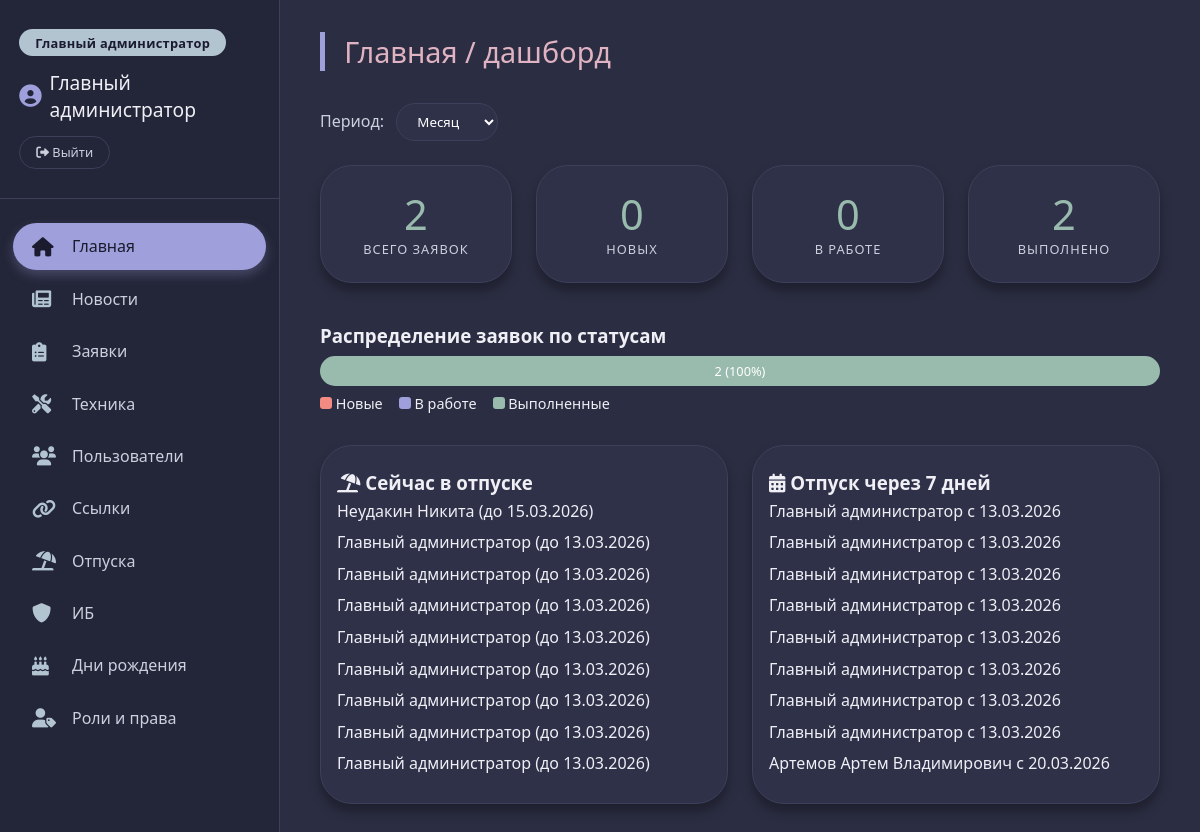
The app's page /main.php (signed in) with its own data.
### tables this page shows
CREATE TABLE vacations (
        id INTEGER PRIMARY KEY AUTOINCREMENT,
        user_id INTEGER NOT NULL,
        start_date DATE NOT NULL,
        end_date DATE NOT NULL
    );

CREATE TABLE users (
        id INTEGER PRIMARY KEY AUTOINCREMENT,
        username TEXT UNIQUE NOT NULL,
        password_hash TEXT NOT NULL,
        full_name TEXT NOT NULL,
        role TEXT NOT NULL DEFAULT 'user'
    , role_id INTEGER REFERENCES roles(id));

### pages/dashboard.php (the view, shortened to what this page needs)
<?php
require_once __DIR__ . '/../config.php';
$period = $_GET['period'] ?? 'month';
$dateCondition = match($period) {
    'day' => "date(created_at) = date('now')",
    'week' => "created_at >= datetime('now', '-7 days')",
    'month' => "created_at >= datetime('now', '-1 month')",
    'year' => "created_at >= datetime('now', '-1 year')",
    default => "1"
};
$stats = $pdo->query("
    SELECT
        COUNT(*) as total,
        SUM(CASE WHEN status='новая' THEN 1 ELSE 0 END) as new,
        SUM(CASE WHEN status='в работе' THEN 1 ELSE 0 END) as progress,
        SUM(CASE WHEN status='выполнена' THEN 1 ELSE 0 END) as done
    FROM requests WHERE $dateCondition
")->fetch();
$doneCount = $stats['done'] ?? 0;
$total = $stats['total'] ?? 0;
$donePercent = $total > 0 ? round($doneCount / $total * 100) : 0;
$todayDate = date('Y-m-d');
$sevenDaysLater = date('Y-m-d', strtotime('+7 days'));
$currentVacations = $pdo->prepare("
    SELECT v.*, u.full_name
    FROM vacations v
    JOIN users u ON v.user_id = u.id
    WHERE start_date <= :today AND end_date >= :today
    ORDER BY start_date
");
$currentVacations->execute(['today' => $todayDate]);
$currentVacations = $currentVacations->fetchAll();
$upcomingVacations = $pdo->prepare("
    SELECT v.*, u.full_name
    FROM vacations v
    JOIN users u ON v.user_id = u.id
    WHERE start_date BETWEEN :today AND :later
    ORDER BY start_date
");
$upcomingVacations->execute(['today' => $todayDate, 'later' => $sevenDaysLater]);
$upcomingVacations = $upcomingVacations->fetchAll();
?>
<h2 class="section-title">Главная / дашборд</h2>
<div class="period-selector">
    <form method="get">
        <label for="period">Период:</label>
        <select name="period" id="period" onchange="this.form.submit()">
            <option value="month" <?= $period=='month'?'selected':'' ?>>Месяц</option>
        </select>
    </form>
</div>
<div class="stats-grid">
    <a href="?page=requests" class="stat-card-link">
        <div class="stat-card">
            <div class="stat-number"><?= $stats['total'] ?></div>
            <div class="stat-label">всего заявок</div>
        </div>
    </a>
    <a href="?page=requests&status=новая" class="stat-card-link">
        <div class="stat-card">
            <div class="stat-number"><?= $stats['new'] ?></div>
            <div class="stat-label">новых</div>
        </div>
    </a>
    <a href="?page=requests&status=в работе" class="stat-card-link">
        <div class="stat-card">
            <div class="stat-number"><?= $stats['progress'] ?></div>
            <div class="stat-label">в работе</div>
        </div>
    </a>
    <a href="?page=requests&status=выполнена" class="stat-card-link">
        <div class="stat-card">
            <div class="stat-number"><?= $stats['done'] ?></div>
            <div class="stat-label">выполнено</div>
        </div>
    </a>
</div>
<?php if ($total > 0): ?>
<div style="margin: 2rem 0;">
    <h3>Распределение заявок по статусам</h3>
    <div style="display: flex; height: 30px; border-radius: 15px; overflow: hidden; margin-top: 0.5rem;">
        <?php if ($doneCount > 0): ?>
        <div style="width: <?= $donePercent ?>%; background-color: #99bbad; display: flex; align-items: center; justify-content: center; color: white; font-size: 0.8rem;">
            <?= $doneCount ?> (<?= $donePercent ?>%)
        </div>
        <?php endif; ?>
    </div>
    <div style="display: flex; gap: 1rem; margin-top: 0.5rem; font-size: 0.9rem;">
        <span><span style="display: inline-block; width: 12px; height: 12px; background-color: #f28b82; border-radius: 3px;"></span> Новые</span>
        <span><span style="display: inline-block; width: 12px; height: 12px; background-color: #9f9fdb; border-radius: 3px;"></span> В работе</span>
        <span><span style="display: inline-block; width: 12px; height: 12px; background-color: #99bbad; border-radius: 3px;"></span> Выполненные</span>
    </div>
</div>
<?php endif; ?>
<div style="display: grid; grid-template-columns: 1fr 1fr; gap: 1.5rem; margin: 2rem 0;">
    <div class="stat-card" style="text-align: left;">
        <h3><i class="fas fa-umbrella-beach"></i> Сейчас в отпуске</h3>
        <?php if (empty($currentVacations)): ?>
            <p>Нет сотрудников в отпуске</p>
        <?php else: ?>
            <ul style="list-style: none; padding: 0;">
                <?php foreach ($currentVacations as $v): ?>
                <li style="padding: 0.3rem 0;"><?= htmlspecialchars($v['full_name']) ?> (до <?= date('d.m.Y', strtotime($v['end_date'])) ?>)</li>
                <?php endforeach; ?>
            </ul>
        <?php endif; ?>
    </div>
    <div class="stat-card" style="text-align: left;">
        <h3><i class="fas fa-calendar-alt"></i> Отпуск через 7 дней</h3>
        <?php if (empty($upcomingVacations)): ?>
            <p>Нет ближайших отпусков</p>
        <?php else: ?>
            <ul style="list-style: none; padding: 0;">
                <?php foreach ($upcomingVacations as $v): ?>
                <li style="padding: 0.3rem 0;"><?= htmlspecialchars($v['full_name']) ?> с <?= date('d.m.Y', strtotime($v['start_date'])) ?></li>
                <?php endforeach; ?>
            </ul>
        <?php endif; ?>
    </div>
</div>

### main.php (shortened to what this page needs)
<?php
require_once 'auth.php';
$current_page = $_GET['page'] ?? 'dashboard';
$menu_items = [];
if (hasPermission($pdo, 'view_dashboard')) $menu_items['dashboard'] = 'Главная';
if (hasPermission($pdo, 'view_news')) $menu_items['news'] = 'Новости';
if (hasPermission($pdo, 'view_requests')) $menu_items['requests'] = 'Заявки';
if (hasPermission($pdo, 'view_equipment')) $menu_items['equipment'] = 'Техника';
if (hasPermission($pdo, 'view_users')) $menu_items['users'] = 'Пользователи';
if (hasPermission($pdo, 'view_links')) $menu_items['links'] = 'Ссылки';
if (hasPermission($pdo, 'view_vacations')) $menu_items['vacations'] = 'Отпуска';
if (hasPermission($pdo, 'view_security')) $menu_items['security'] = 'ИБ';
if (hasPermission($pdo, 'view_birthdays')) $menu_items['birthdays'] = 'Дни рождения';
if (hasPermission($pdo, 'manage_roles')) $menu_items['roles'] = 'Роли и права';
function getIconForPage($page) {
    return match($page) {
        'dashboard' => 'fa-home',
        'news' => 'fa-newspaper',
        'requests' => 'fa-clipboard-list',
        'equipment' => 'fa-tools',
        'users' => 'fa-users',
        'links' => 'fa-link',
        'vacations' => 'fa-umbrella-beach',
        'security' => 'fa-shield-alt',
        'birthdays' => 'fa-birthday-cake',
        'roles' => 'fa-user-tag',
        default => 'fa-circle'
    };
}
?>
<!DOCTYPE html>
<html>
<head>
    <link rel="stylesheet" href="style.css">
    <link rel="stylesheet" href="https://cdnjs.cloudflare.com/ajax/libs/font-awesome/6.0.0-beta3/css/all.min.css">
</head>
<body>
<div class="app-layout">
    <aside class="sidebar">
        <div class="user-info">
            <span class="user-role-badge"><?= htmlspecialchars($_SESSION['user_name'] ?? '') ?></span>
            <div class="user-name">
                <i class="fas fa-user-circle"></i>
                <span><?= htmlspecialchars($_SESSION['user_name'] ?? '') ?></span>
            </div>
            <a href="logout.php" class="logout-btn"><i class="fas fa-sign-out-alt"></i> Выйти</a>
        </div>
        <nav class="nav-menu">
            <?php foreach ($menu_items as $page => $name): ?>
                <a href="?page=<?= $page ?>" class="nav-item <?= $current_page == $page ? 'active' : '' ?>">
                    <i class="fas <?= getIconForPage($page) ?>"></i> <?= $name ?>
                </a>
            <?php endforeach; ?>
        </nav>
    </aside>
    <main class="main-content">
        <?php include "pages/$current_page.php"; ?>
    </main>
</div>
</body>
</html>

### style.css (style rules this page uses)
* { margin: 0; padding: 0; box-sizing: border-box; font-family: 'Segoe UI', Roboto, 'Helvetica Neue', sans-serif; }
:root { --bg-dark: #1a1b2e; --bg-sidebar: #232538; --bg-content: #2b2d42; --card-bg: #2f3149; --accent-pastel: #9f9fdb; --accent-soft: #b3c4d1; --accent-green: #99bbad; --accent-pink: #e0b3c2; --text-primary: #efeff5; --text-secondary: #cbd0dd; --border-subtle: #3d405b; --hover-light: #3d405b; --danger: #f28b82; --success: #9f9fdb; }
body { background-color: var(--bg-dark); color: var(--text-primary); height: 100vh; display: flex; align-items: center; justify-content: center; overflow: hidden; }
.app-layout { display: flex; width: 100vw; height: 100vh; }
.sidebar { width: 280px; background: var(--bg-sidebar); border-right: 1px solid var(--border-subtle); display: flex; flex-direction: column; padding: 1.8rem 0 1.5rem 0; overflow-y: auto; scrollbar-width: thin; scrollbar-color: var(--accent-pastel) var(--bg-sidebar); }
.user-info { padding: 0 1.2rem 1.8rem 1.2rem; border-bottom: 1px solid var(--border-subtle); margin-bottom: 1.5rem; }
.user-role-badge { display: inline-block; background: var(--accent-soft); color: #1a1b2e; padding: 0.3rem 1rem; border-radius: 30px; font-size: 0.8rem; font-weight: 600; letter-spacing: 0.3px; margin-bottom: 0.8rem; }
.user-name { font-size: 1.2rem; font-weight: 500; display: flex; align-items: center; gap: 0.5rem; }
.user-name i { color: var(--accent-pastel); font-size: 1.4rem; }
.logout-btn { margin-top: 0.8rem; background: none; border: 1px solid var(--border-subtle); color: var(--text-secondary); padding: 0.4rem 1rem; border-radius: 30px; cursor: pointer; font-size: 0.8rem; transition: 0.2s; text-decoration: none; display: inline-block; }
.nav-menu { flex: 1; display: flex; flex-direction: column; gap: 0.3rem; padding: 0 0.8rem; }
.nav-item { display: flex; align-items: center; gap: 1rem; padding: 0.8rem 1.2rem; border-radius: 50px; color: var(--text-secondary); transition: 0.2s; cursor: pointer; text-decoration: none; font-weight: 400; background: transparent; border: none; width: 100%; text-align: left; }
.nav-item i { width: 24px; font-size: 1.2rem; color: var(--accent-soft); }
.nav-item.active { background: var(--accent-pastel); color: #1a1b2e; font-weight: 500; box-shadow: 0 5px 12px rgba(159, 159, 219, 0.3); }
.nav-item.active i { color: #1a1b2e; }
.main-content { flex: 1; background: var(--bg-content); padding: 2rem 2.5rem; overflow-y: auto; scrollbar-width: thin; scrollbar-color: var(--accent-pastel) #2f3149; }
.section-title { font-size: 1.8rem; font-weight: 300; margin-bottom: 2rem; color: var(--accent-pink); border-left: 5px solid var(--accent-pastel); padding-left: 1.2rem; }
.stats-grid { display: grid; grid-template-columns: repeat(auto-fit, minmax(180px, 1fr)); gap: 1.5rem; margin-bottom: 2.5rem; }
.stat-card { background: var(--card-bg); padding: 1.5rem 1rem; border-radius: 2rem; border: 1px solid var(--border-subtle); text-align: center; box-shadow: 0 8px 12px rgba(0, 0, 0, 0.3); }
.stat-number { font-size: 2.6rem; font-weight: 300; color: var(--accent-green); line-height: 1.2; }
.stat-label { color: var(--text-secondary); text-transform: uppercase; letter-spacing: 1px; font-size: 0.8rem; }
.period-selector { margin-bottom: 1.5rem; }
.period-selector select { background: var(--card-bg); color: white; border: 1px solid var(--border-subtle); padding: 0.5rem 1rem; border-radius: 2rem; outline: none; }
.period-selector label { margin-right: 0.5rem; color: var(--text-secondary); }
a { color: var(--accent-soft); text-decoration: none; }
.stat-card-link { text-decoration: none; color: inherit; display: block; transition: transform 0.2s; }

### records on screen
vacations: user.full_name "Неудакин Никита", end_date "15.03.2026"
vacations: user.full_name "Главный администратор", end_date "13.03.2026", start_date "13.03.2026"
vacations: user.full_name "Главный администратор", end_date "13.03.2026", start_date "13.03.2026"
vacations: user.full_name "Главный администратор", end_date "13.03.2026", start_date "13.03.2026"
vacations: user.full_name "Главный администратор", end_date "13.03.2026", start_date "13.03.2026"
vacations: user.full_name "Главный администратор", end_date "13.03.2026", start_date "13.03.2026"
vacations: user.full_name "Главный администратор", end_date "13.03.2026", start_date "13.03.2026"
vacations: user.full_name "Главный администратор", end_date "13.03.2026", start_date "13.03.2026"
vacations: user.full_name "Главный администратор", end_date "13.03.2026", start_date "13.03.2026"
vacations: user.full_name "Артемов Артем Владимирович", start_date "20.03.2026"

### other values on screen
$_SESSION['user_name'] "Главный администратор"
$name "Главная"
$name "Новости"
$name "Заявки"
$name "Техника"
$name "Пользователи"
$name "Ссылки"
$name "Отпуска"
$name "ИБ"
$name "Дни рождения"
$name "Роли и права"
$stats['total'] "2"
$stats['new'] "0"
$stats['progress'] "0"
$stats['done'] "2"
